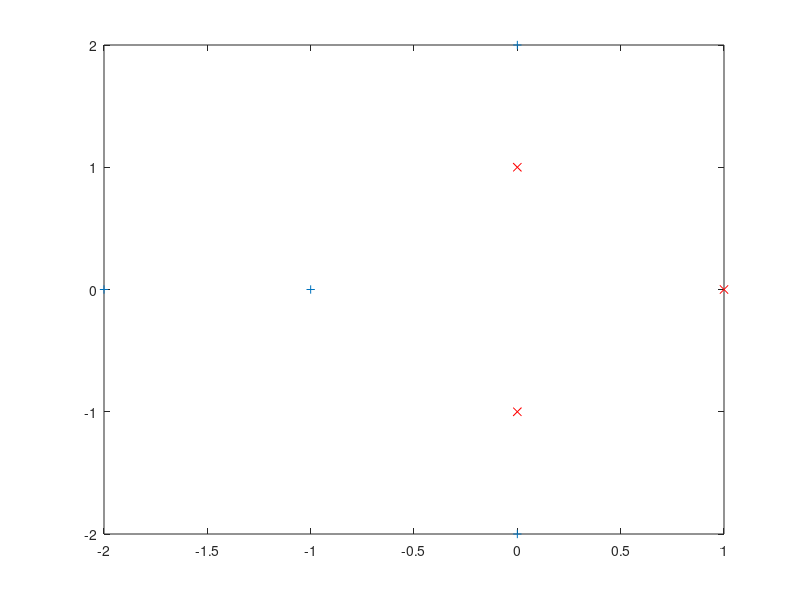

MATLAB code for this plot: (Note: this script raises an error after producing the figure.)
clc
clear

%    [  1 x1   x2   x1^2  x2^2  x1x2 ]

Wa = [ -1.5 -2 0 0 1 0 ];
Wb = [ -15 -16 0 8 6 0 ]./9;

% x = [ x1 x2 y;...]
x = [  1  0 -1;
       0  1 -1;
       0 -1 -1;
      -1  0  1;
       0  2  1;
       0 -2  1;
      -2  0  1];

N = size(x,1);

plot(x(1:3,1), x(1:3,2),'rx');
hold on
plot(x(4:7,1), x(4:7,2),'+');
hold on
[x1 x2] = meshgrid(-5:0.1:5,-5:0.1:5);

za = curv(x1,x2,Wa);
zb = curv(x1,x2,Wb);

contour(x1,x2,za,[0 0],'k');
contour(x1,x2,zb,[0 0],'b');

axis([-3 5 -4 4]);


